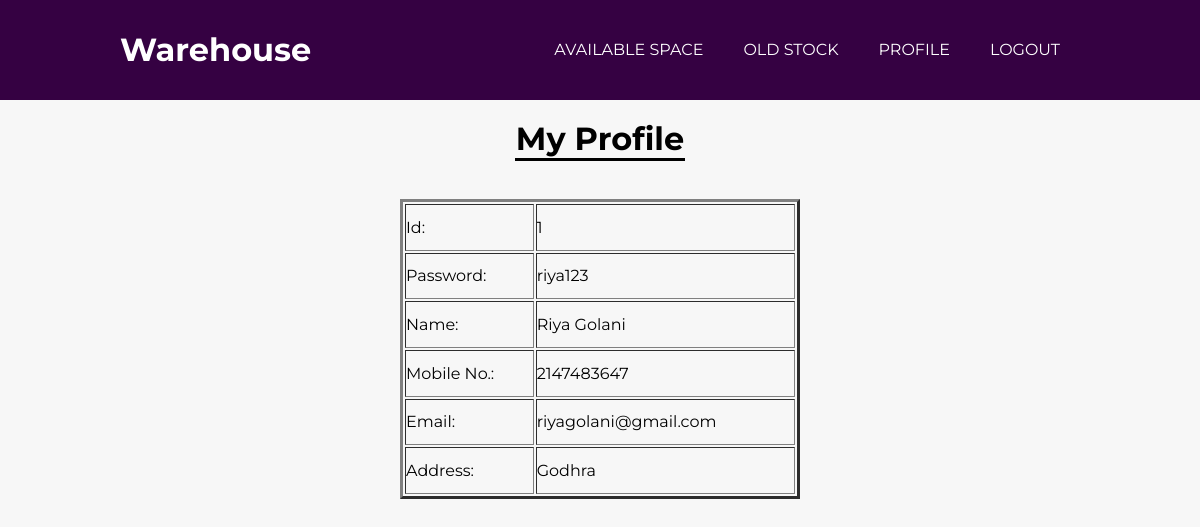
Page /profile.php (signed in) on the committed database.
### tables this page shows
CREATE TABLE `credentials` (
  `id` int(11) NOT NULL,
  `name` varchar(50) NOT NULL,
  `email` varchar(50) NOT NULL,
  `mobile` int(10) NOT NULL,
  `PASSWORD` varchar(20) NOT NULL,
  `address` varchar(100) NOT NULL
);

### profile.php (the view, shortened to what this page needs)
<?php
include("navbar1.php");
?>
<!DOCTYPE html>
<html>
<head>
</head>
<body>
	<br>
<center><h1 style="border-bottom: 3px solid black; width:170px;">My Profile</h1></center>
</body>
</html>
<?php
echo "<center>";
$con=mysqli_connect('localhost','root','','hackathon');
$Email=$_SESSION['uid1'];
$sql="SELECT * FROM credentials  where email='$Email'";
$s1=mysqli_query($con,$sql);
$R=mysqli_num_rows($s1);
if($R>0)
{
  while($r=mysqli_fetch_assoc($s1))
  {
		echo "<table align='center' border-collapse='collapse' border='3px' width='400px' height='300px'>
		<tr><td>Id:</td>"."<td>".$r['id']."</td></tr>
		<tr><td>Password:</td>"."<td>".$r['PASSWORD']."</td></tr>
		<tr><td>Name:</td><td>".$r['name']."</td></tr>
		<tr><td>Mobile No.:</td><td>".$r['mobile']."</td></tr>
		<tr><td>Email:</td><td>".$r['email']."</td></tr>
		<tr><td>Address:</td><td>".$r['address']."</td></tr>
		</table>";
  }
}
echo "</center>"
?>

### styles.css (style rules this page uses)
* { padding: 0px; margin: 0px; }
body { font-family: 'Montserrat', sans-serif; padding: 0px; margin: 0px; background-color: #f7f7f7; }

### rows in the picture
credentials: id "1", PASSWORD "riya123", name "Riya Golani", mobile "2147483647", email "riyagolani@gmail.com", address "Godhra"
